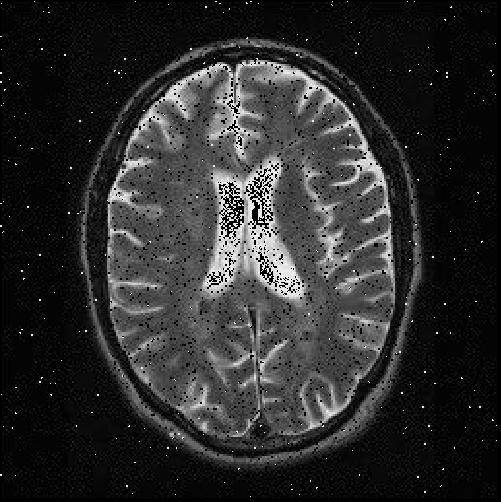
#> input picture Taller Filtros/Figura4.png, 501 x 502 px
$ python 'A - Filtro Gausiano.py'
#> lines starting #> are read from the running program, lines starting #| are printed output that depends on the picture
import numpy as np
import cv2

imgA = cv2.imread('Figura4.png', 0)  # Leemos la imagen
#> imgA is the input picture: shape (502, 501); min 0, max 238, mean 44.3

imgB = cv2.GaussianBlur(imgA, (35, 35), sigmaX=0, sigmaY=0)  # Aplicamos el kernel a la imagen con la funcion filter2D
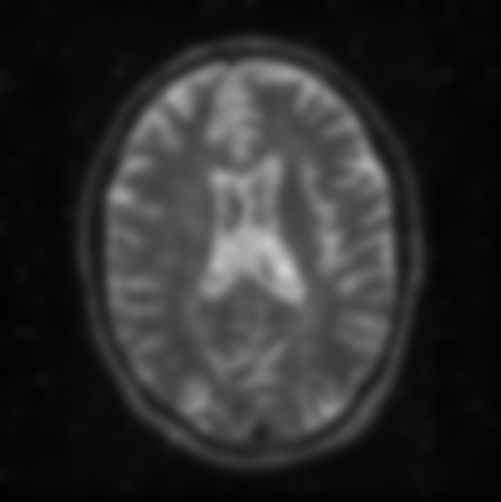
#> imgB: shape (502, 501); min 2, max 206, mean 44.4

cv2.imshow('Imagen A                               Imagen B', np.hstack([imgA, imgB]))  # Mostramos las imagenes
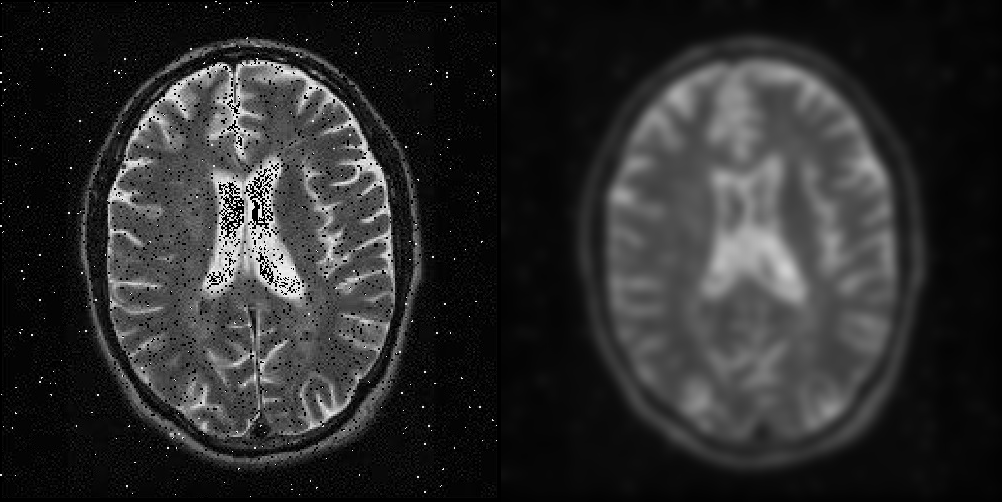
#> window 'Imagen A                      ': shape (502, 1002); min 0, max 238, mean 44.3

add1 = cv2.addWeighted(imgA, 0.3, imgB, 0.7, 0)
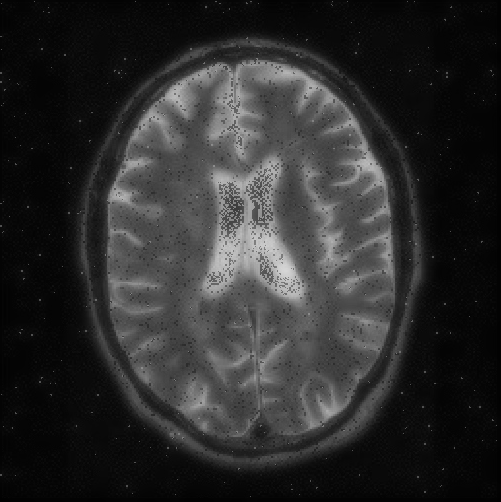
#> add1: shape (502, 501); min 1, max 214, mean 44.4
imgC1 = add1 - 34
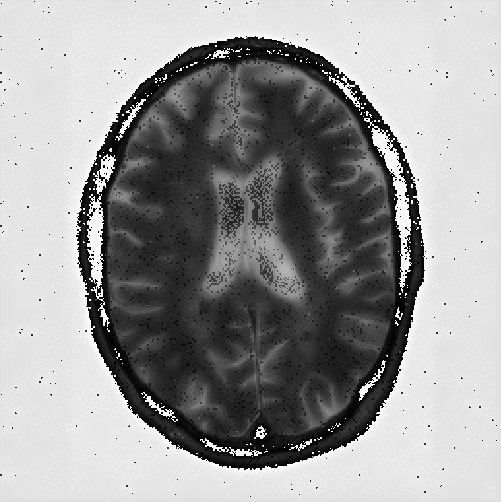
#> imgC1: shape (502, 501); min 0, max 255, mean 151.9

imgC2 = imgA*0.3 + imgB*0.7 - 34
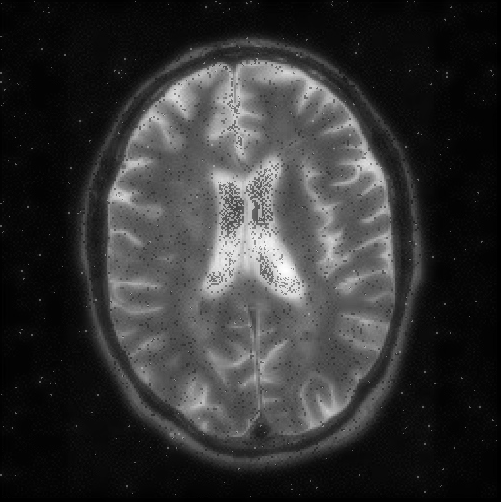
#> imgC2: shape (502, 501) float64; min -32.6, max 180.3, mean 10.3; drawn with min black and max white

cv2.imshow('Imagen C1                              Imagen C2', np.hstack([imgC1, imgC2]))  # Mostramos las imagenes
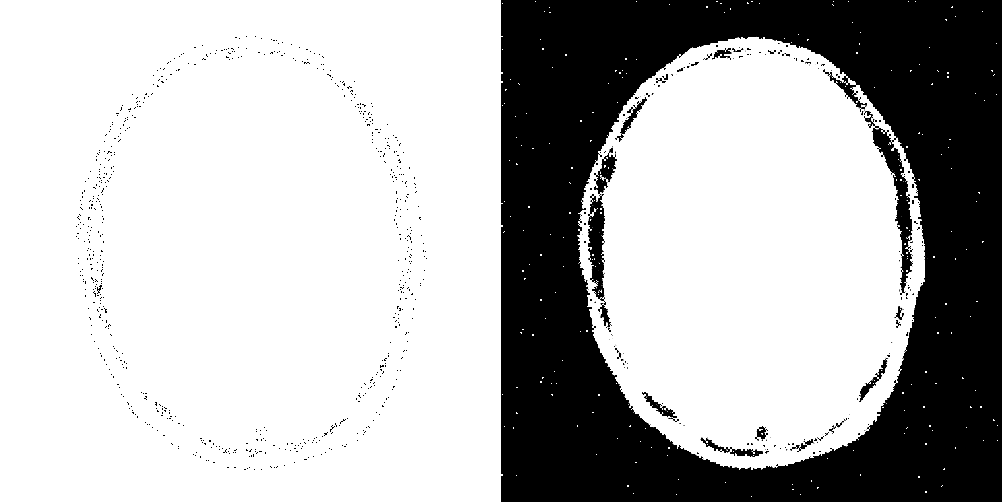
#> window 'Imagen C1                     ': shape (502, 1002); min 0, max 255, mean 183.4
cv2.waitKey(0)  # Se espera a pulsar cualquier tecla para cerrar la imagen
cv2.destroyAllWindows()  # Cierre de ventanas

$ run again, with Taller Filtros/Figura2.png copied over Taller Filtros/Figura4.png
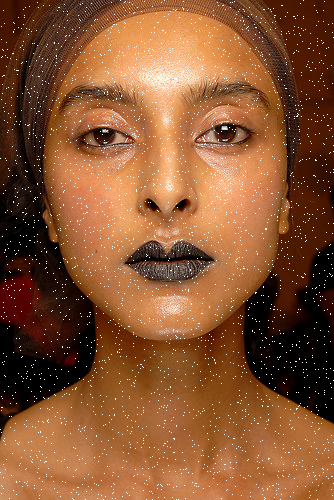
#> input picture Taller Filtros/Figura2.png, 334 x 500 px
#> `imgC2 = imgA*0.3 + imgB*0.7 - 34`:
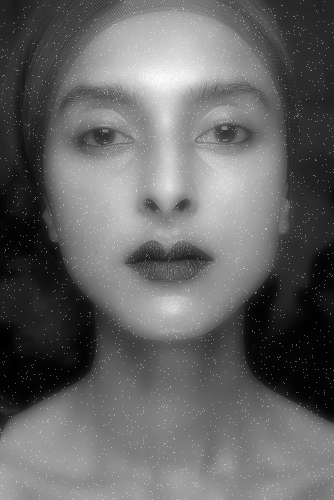
#> imgC2: shape (500, 334) float64; min -33.3, max 202.1, mean 61.1; drawn with min black and max white
#> `cv2.imshow('Imagen C1                              Imagen C2', np.hsta..`:
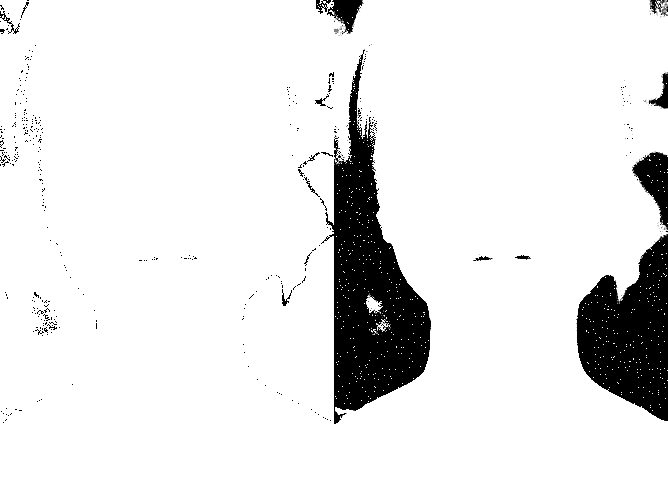
#> window 'Imagen C1                     ': shape (500, 668); min 0, max 255, mean 230.5
